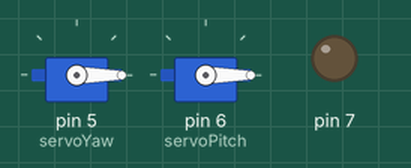
This sketch was run on a simulated Arduino Uno, built with avr-gcc and run on an emulated ATmega328P. Parts: 2 × servo, output pins drawn as LEDs (lit = HIGH).

Above: at 0.05 s.
At 3.05 s:
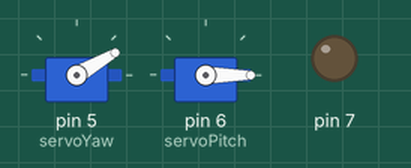
At 4.55 s:
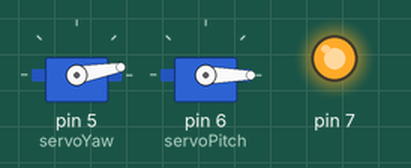
At 6.05 s:
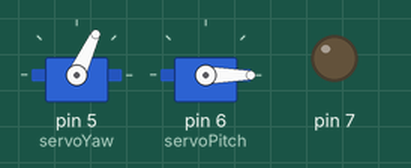
At 9.05 s:
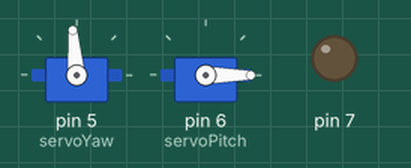
At 12.1 s:
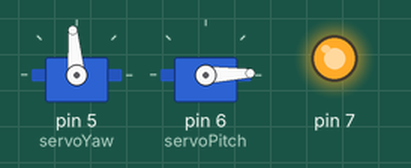
Timing chart, 0 to 15.8 s (numbered marks = the images above):
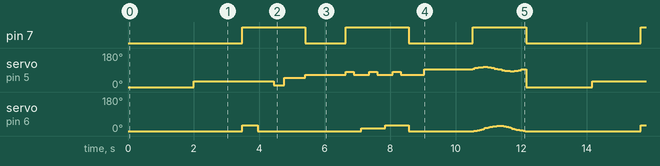

The sketch:

TEOairWriting.ino
```cpp
//2 DOF Platform actuated using standard MTG 995 Servos @4.8V
//by Philipp Schilcher

//references: Sweep by BARRAGAN & Scott Fitzgerald

#include <Servo.h>

//time for the program to wait before in/decrementing the angle [ms]
#define wait 30
//time a drawing stroke takes to finish the whole 180 degress
#define drawDelay 3000
//maximum actuation angle of a servo
#define servoRange 180

//2 Servo objects for controlling 2 actual servos in the yaw (lower) and pitch (upper) direction
Servo servoYaw;
Servo servoPitch;

//the current position (angle) of the servo
int posYaw;
int posPitch;

//Draw a stroke in x direction (+-) (bounds left 0 to right 180)
int drawX(int distance) {
  int angle = 0;
  //add the requested offset to the current position
  angle = posYaw+distance;

  //check left and right bound
  if (angle <=0) {
    angle = 0;
  }
  else if (angle >= 180) {
    angle =180;
  }

  //turn the servo by the requested distance up to the set bounds.
  servoYaw.write(angle);
  posYaw=angle;
  // It takes "delay" milliseconds for the drawing stroke to finish. Divide the maximum time it could take by the maximum angle the servo could reach. Multiply by the actual angle you want to move. Use abs() to make the delay always positive.
  delay(abs(drawDelay/servoRange*distance));

  return 0;
}

//Draw a stroke in +-y direction (bounds top 0 to bottom 90)

int drawY(int distance) {
  int angle = 0;
  //add the requested offset to the current position
  angle = posPitch+distance;

  //check upper and lower bound
  if (angle <=0) {
    angle = 0;
  }
  else if (angle >= 90) {
    angle =90;
  }

  //turn the servo by the requested distance up to the set bounds.
  servoPitch.write(angle);
  posPitch=angle;
  // It takes "delay" milliseconds for the drawing stroke to finish. Divide the maximum time it could take by the maximum angle the servo could reach. Multiply by the actual angle you want to move. Use abs() to make the delay always positive.
  delay(abs(drawDelay/servoRange*distance));

  return 0;
}

void setup() {
  //connect servos to Arduino using pwm pin 5 and 6
  servoYaw.attach(5);
  servoPitch.attach(6);
  //setup LED pin
  pinMode(7,OUTPUT);
}

void loop() {


  //Initialize Positon
  servoPitch.write(0);
  posPitch = 0;
  servoYaw.write(0);
  posYaw = 0;

  delay(2000);

  drawX(30);
  delay(1000);

  //T
  digitalWrite(7,HIGH);
  drawY(30);
  drawY(-30);
  drawX(-20);
  drawX(40);
  digitalWrite(7,LOW);

  drawX(15);
  delay(1000);

  //E
  digitalWrite(7,HIGH);
  drawX(15);
  drawX(-15);
  drawY(15);
  drawX(15);
  drawX(-15);
  drawY(15);
  drawX(15);
  drawX(-15);
  digitalWrite(7,LOW);

  drawY(-30);
  drawX(30);
  delay(1000);

  //O (38 by 50)
  digitalWrite(7,HIGH);
  drawX(2);
  drawY(2);
  drawX(4);
  drawY(2);
  drawX(3);
  drawY(3);
  drawX(1);
  drawY(3);
  drawX(1);
  drawY(2);

  drawY(5);

  drawX(-1);
  drawY(2);
  drawX(-1);
  drawY(3);
  drawX(-3);
  drawY(3);
  drawX(-4);
  drawY(2);
  drawX(-2);
  drawY(2);

  drawX(-2);
  drawY(-2);
  drawX(-4);
  drawY(-2);
  drawX(-3);
  drawY(-3);
  drawX(-1);
  drawY(-3);
  drawX(-1);
  drawY(-2);

  drawY(-5);

  drawX(1);
  drawY(-2);
  drawX(1);
  drawY(-3);
  drawX(3);
  drawY(-3);
  drawX(4);
  drawY(-2);
  drawX(2);
  drawY(-2);
  digitalWrite(7,LOW);

}
```

Measured:
- by itself, pin 7: repeats every 12.2 s: LOW 1.2 s, HIGH 1.9 s, LOW 2.0 s, HIGH 1.6 s, LOW 3.5 s, HIGH 1.9 s
- by itself, servo on pin 6 (servoPitch): moves between 0° and 30°, repeating every 12.2 s
